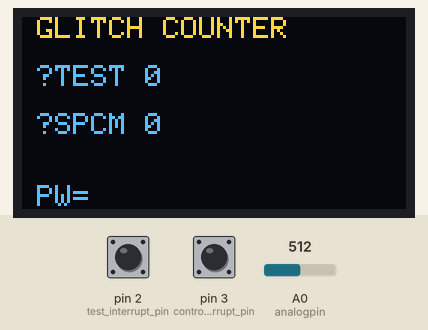
A sketch run on a simulated Arduino Uno, built with avr-gcc and run on an emulated ATmega328P. Parts: 128×64 one-colour display. Wiring (inferred from the names in the program): SSD1306 OLED at I2C address 0x3C. Inputs (shaded band) come from the test bench; at power-on: A0 (analogpin) = 512, pin 2 (test_interrupt_pin) HIGH, pin 3 (control_interrupt_pin) HIGH. The OLED is the two-colour kind (top 16 rows yellow); what the sketch prints to the serial monitor is not drawn.

Above: at 2.4 s.
At 5.5 s:
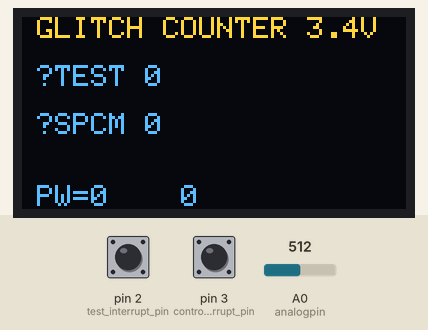
5.6 s: A0 (analogpin) set to 716
At 6.9 s:
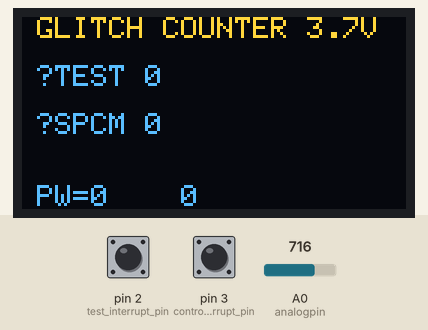
8.9 s: A0 (analogpin) set to 900
At 10.2 s:
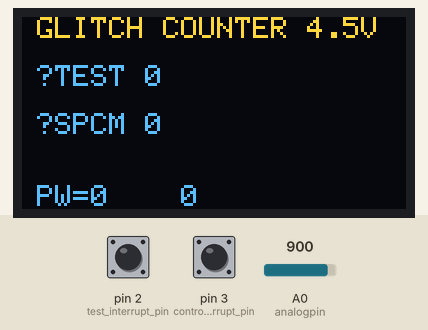
11.9 s: A0 (analogpin) set to 1010
At 13.7 s:
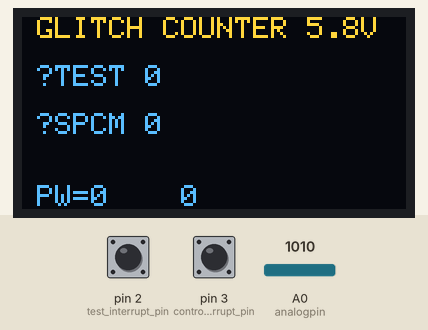
Timing chart, 0 to 15.2 s (numbered marks = the images above; inputs shaded):
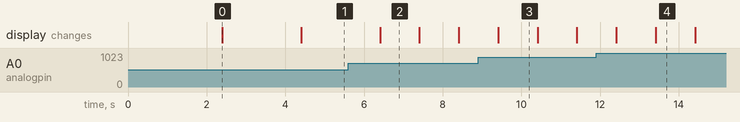

The sketch:

GlitchCounter.ino
```cpp
// Universal? Glitch Counter
// Prof Greg Egan August 2019

//____________________________________________________________________________________
#define RIGOROUS // interval between frames checked and counted as glitches
//#define FAST_PW_DISPLAY // display pulse width immediately it changes
//#define FULL_DISPLAY // comment to suppress all except PW, Count and max fail time.
#define RECOVERY_PULSES 20 // number of correct pulses to recover @~22mS - mainly PPM

// comment/uncomment ONE of the below to suit your battery units 1/10 of a volt
#define BATTERY_MIN 38 // 1s LiPo
//#define BATTERY_MIN 44 // 4s NiMH?

//#define R1 1000 // tweak to calibrate volts - it is not the resistor value ;)
#define R1 900 // tweak to calibrate volts - it is not the resistor value ;)

//____________________________________________________________________________________


#define BATTERY_UPDATE_MS 1000
#define TELEMETRY_UPDATE_MS 1000

#include "SSD1X06.h"

#define NO_CHANGE_TIMEOUT_MS 20000 // mS.
#define INIT_FRAMES 60 // number of initial  frames to allow filters to settle
#define FRAME_MARGIN_US 500
#define MARGIN_US  200 // could set zero or less for FrSky CPPM
#define MIN_WIDTH_US (1000-MARGIN_US) // temporarily to prevent wraparound 900
#define MAX_WIDTH_US (2000+MARGIN_US)

#define FRAME_TIMEOUT_US 25000L
#define SIGNAL_TIMEOUT_US  (FRAME_TIMEOUT_US*5)

#define Limit(i,l,u)   (((i) < l) ? l : (((i) > u) ? u : (i)))
#define Limit1(i,l)   (((i) < -(l)) ? -(l) : (((i) > (l)) ? (l) : (i)))

#define C 1
#define T 0

volatile boolean InGlitch[2], Signal[2];
volatile uint32_t PrevEdge[2], Edge[2], FailsafeStartuS[2], FailTimeuS[2], MaxFailTimeuS[2];
uint32_t NominalFrameIntervaluS[2], MinFrameIntervaluS[2], MaxFrameIntervaluS[2], FrameIntervaluS[2];
uint32_t LastFrameuS[2];
uint32_t GlitchCount[2], PWErrorCount[2], FrameErrorCount[2], FailsafeCount[2], Recover[2];
uint32_t WidthuS[2];

void refresh_oled(void) {
  uint8_t c;

  SSD1X06::start();
  delay(300);
  SSD1X06::fillDisplay(' ');
  delay(2000);
  SSD1X06::displayString6x8(0, 0, F("GLITCH COUNTER"), 0);

  SSD1X06::displayString6x8(2, 0, F("?TEST 0"), 0);
  SSD1X06::displayString6x8(4, 0, F("?SPCM 0"), 0);

#if defined(FULL_DISPLAY)
  SSD1X06::displayString6x8(6, 0, F("FS="), 0);
  SSD1X06::displayString6x8(6, 7, F("PE="), 0);
  SSD1X06::displayString6x8(6, 14, F("FE="), 0);


  SSD1X06::displayString6x8(7, 10, F("FI="), 0);
#endif
  SSD1X06::displayString6x8(7, 0, F("PW="), 0);

  delay(2000); // start up message

}


#define analogpin A0
const int32_t vrefdecivolts = 33;
const int R2 = 1000;
int batteryscale, decivolts;

void updateBattery() {
  static uint32_t updateBatterymS = 0;

  if (millis() > updateBatterymS) {
    updateBatterymS = millis() + BATTERY_UPDATE_MS;
    decivolts = (decivolts * 3 + analogRead(analogpin) / batteryscale) >> 2;
    SSD1X06::displayReal32(0, 15, decivolts, 1, 'V');
  }
}

extern void SendFrSkyGlitchTelemetry(uint8_t s);

void TxChar(uint8_t s, uint8_t v) {
  Serial.write(v);
}

void updateTelemetry(void) {
  static uint32_t FrSkyUpdatemS = 0;
  uint8_t c;

  if (millis() >= FrSkyUpdatemS) {

    for (c = 0; c < 2; c++)
      GlitchCount[c] = FailsafeCount[c] + PWErrorCount[c] + FrameErrorCount[c];

    FrSkyUpdatemS = millis() + TELEMETRY_UPDATE_MS;
    SendFrSkyGlitchTelemetry(0);
  }
}

void updateOLED() {
  static uint32_t GlitchCountP[2] = {0, 0};
  static uint32_t FailsafeCountP[2] = {0, 0};
  static uint32_t  PWErrorCountP[2] = {0, 0};
  static uint32_t  FrameErrorCountP[2] = {0, 0};
  static uint32_t   MaxFailTimeuSP[2] = {0, 0};
  static boolean SignalP[2] = {true, true};
  static uint32_t updateOLEDmS = 0;
  static uint32_t FastP = 0;
  uint8_t c;

#if defined(FAST_PW_DISPLAY)
  if (WidthuS[0] != FastP) {
    SSD1X06::displayString6x8(7, 3, F("    "), 0);
    SSD1X06::displayInt32(7, 3,  Limit(WidthuS[0], 0, 9999));
    FastP = WidthuS[0];
  }
#endif

  if (millis() > updateOLEDmS) {
    updateOLEDmS = millis() + 1000;

    for (c = 0; c < 2; c++) {

      // line 2
      if (Signal[c] != SignalP[c]) {
        if (Signal[c])
          SSD1X06::displayString6x8(2 + (c * 2), 0, F("*"), 0);
        else
          SSD1X06::displayString6x8(2 + (c * 2), 0, F("?"), 0);
        SignalP[c] = Signal[c];
      }
      // line 3+
      GlitchCount[c] = FailsafeCount[c] + PWErrorCount[c] + FrameErrorCount[c];
      if (GlitchCount[c] != GlitchCountP[c])
        SSD1X06::displayInt32(2 + (c * 2), 6,  Limit(GlitchCount[c], 0, 9999));
      if (MaxFailTimeuS[c] != MaxFailTimeuSP[c]) {
        SSD1X06::displayString6x8(2 + (c * 2), 13, F("        "), 0);
        SSD1X06::displayReal32(2 + (c * 2), 13, MaxFailTimeuS[c] / 100000L, 1, 's');
      }
    }

#if defined(FULL_DISPLAY)

    // line 6
    if (FailsafeCount[T] > FailsafeCountP[T])
      SSD1X06::displayInt32(6, 3,  Limit(FailsafeCount[T], 0, 999));
    if (PWErrorCount[T] > PWErrorCountP[T])
      SSD1X06::displayInt32(6, 10,  Limit(PWErrorCount[T], 0, 999));
    if (FrameErrorCount[T] > FrameErrorCountP[T])
      SSD1X06::displayInt32(6, 17,  Limit(FrameErrorCount[T], 0, 999));

    // line 7
    SSD1X06::displayString6x8(7, 13, F("      "), 0);
    SSD1X06::displayInt32(7, 13,  Limit(FrameIntervaluS[T], 0, 999999));

#if !defined(FAST_PW_DISPLAY)
    SSD1X06::displayString6x8(7, 3, F("    "), 0);
    SSD1X06::displayInt32(7, 3,  Limit(WidthuS[T], 0, 9999));
#endif
#else
#if !defined(FAST_PW_DISPLAY)
    SSD1X06::displayString6x8(7, 3, F("    "), 0);
    SSD1X06::displayInt32(7, 3,  Limit(WidthuS[T], 0, 9999));
#endif
    SSD1X06::displayString6x8(7, 8, F("    "), 0);
    SSD1X06::displayInt32(7, 8,  Limit(WidthuS[C], 0, 9999));
#endif

    FailsafeCountP[T] = FailsafeCount[T];
    PWErrorCountP[T] = PWErrorCount[T];
    FrameErrorCountP[T] = FrameErrorCount[T];
    MaxFailTimeuSP[T] = MaxFailTimeuS[T];

  }

}

void CaptureFrameInterval(uint8_t c) {

  NominalFrameIntervaluS[c] = (NominalFrameIntervaluS[c] + (Edge[c] - LastFrameuS[c])) / 2;
  MinFrameIntervaluS[c] = NominalFrameIntervaluS[c] - FRAME_MARGIN_US;
  MaxFrameIntervaluS[c] = NominalFrameIntervaluS[c] + FRAME_MARGIN_US;
  MaxFailTimeuS[c] = 0;
  FailsafeCount[c] = FrameErrorCount[c] = PWErrorCount[c] = 0;
  FailsafeStartuS[c] = LastFrameuS[c] = PrevEdge[c] = Edge[c];

}
boolean WidthOK(uint32_t pw, uint32_t l, uint32_t h) {
  return (pw > l) && (pw < h);
}

boolean IntervalOK(uint8_t c, uint32_t interval) {
  return (interval > MinFrameIntervaluS[c]) && (interval < MaxFrameIntervaluS[c]);
}

void StartGlitchTimer(uint8_t c, uint32_t * count) {
  if (!InGlitch[c]) {
    *count += 1;
    Recover[c] = RECOVERY_PULSES;
    FailsafeStartuS[c] = Edge[c];
    InGlitch[c] = true;
  }
}

#define test_interrupt_pin (2)
#define control_interrupt_pin (3)


void updateControlRxState() {
  static uint8_t Startup = 100;

  Edge[C] = micros();

  if (Startup > 0) {
    if (digitalRead(control_interrupt_pin)) { // start of pulse

      Startup--;
      CaptureFrameInterval(C);

    }
  } else {
    if (digitalRead(control_interrupt_pin)) {// leading edge of pulse

      PrevEdge[C] = Edge[C];
      LastFrameuS[C] = Edge[C];

    } else {

      WidthuS[C] = Edge[C] - PrevEdge[C];
      PrevEdge[C] = Edge[C];

      if (WidthOK(WidthuS[C], MIN_WIDTH_US, MAX_WIDTH_US)) {
        if (WidthOK(WidthuS[C], 800, 1200)) {
          // if (Recover[C] > 0)
          // Recover[C]--;
          // else
          InGlitch[C] = false;
        } else
          StartGlitchTimer(C, &FailsafeCount[C]);
      } else
        StartGlitchTimer(C, &PWErrorCount[C]);
    }

    Signal[C] = true;

  }

  if (InGlitch[C]) {
    FailTimeuS[C] = (Edge[C] - FailsafeStartuS[C]);
    if (FailTimeuS[C] > MaxFailTimeuS[C]) MaxFailTimeuS[C] = FailTimeuS[C];
  }

}

void updateTestRxState() {
  static uint8_t Startup = 100;

  Edge[T] = micros();

  if (Startup > 0) {
    if (digitalRead(test_interrupt_pin)) { // start of pulse

      Startup--;
      CaptureFrameInterval(T);

    }
  } else {

    if (digitalRead(test_interrupt_pin)) {

      FrameIntervaluS[T] = Edge[T] - LastFrameuS[T];

      if (!IntervalOK(T, FrameIntervaluS[T]))
#if defined(RIGOROUS)
        StartGlitchTimer(T, &FrameErrorCount[T]);
#else
        FrameErrorCount[T]++;
#endif
      LastFrameuS[T] = PrevEdge[T] = Edge[T];

    } else { // start of pulse

      WidthuS[T] = Edge[T] - PrevEdge[T];
      PrevEdge[T] = Edge[T];

      if (WidthOK(WidthuS[T], MIN_WIDTH_US, MAX_WIDTH_US)) {
        if (WidthOK(WidthuS[T], 800, 1200)) {

          if (Recover[T] > 0)
            Recover[T]--;
          else
            InGlitch[T] = false;

        } else
          StartGlitchTimer(T, &FailsafeCount[T]);
      } else
        StartGlitchTimer(T, &PWErrorCount[T]);
    }

    Signal[T] = true;

  }

  if (InGlitch[T]) {
    FailTimeuS[T] = (Edge[T] - FailsafeStartuS[T]);
    if (FailTimeuS[T] > MaxFailTimeuS[T]) MaxFailTimeuS[T] = FailTimeuS[T];
  }

}

void setup() {
  uint8_t c;

  analogReference(EXTERNAL); // MUST BE CALLED BEFORE analogRead otherwise smoke!

  batteryscale = (vrefdecivolts * R1) / (R1 + R2);
  decivolts = analogRead(analogpin) / batteryscale;

  Serial.begin(9600);

  refresh_oled();

  for (c = 0; c < 2; c++) {
    FrameIntervaluS[c] =  LastFrameuS[T] = 0;
    PWErrorCount[c] = FrameErrorCount[c] = FailsafeCount[c] = Recover[c] = 0;
    FailsafeStartuS[c] =  MaxFailTimeuS[c] = 0;
    NominalFrameIntervaluS[c] = 22000;
    WidthuS[c] = 0;
    Signal[c] = InGlitch[c] = false;
  }

  pinMode(control_interrupt_pin, INPUT_PULLUP);
  attachInterrupt(digitalPinToInterrupt(control_interrupt_pin), updateControlRxState, CHANGE);
  pinMode(test_interrupt_pin, INPUT_PULLUP);
  attachInterrupt(digitalPinToInterrupt(test_interrupt_pin), updateTestRxState, CHANGE);

  interrupts();
}

void loop() {

  Signal[C] = (micros() < (LastFrameuS[C] + SIGNAL_TIMEOUT_US));
  Signal[T] = (micros() < (LastFrameuS[T] + SIGNAL_TIMEOUT_US));

  updateOLED();

  updateTelemetry();
  updateBattery();


}
```

SSD1X06.cpp
```cpp
/*  TWI (I2C)  code to drive 128x64 monochrome oled display module
    ceptimus.  September 2016
    Edited by Benik3 January 2019
    Edited by gke July 2019
*/
#include "SSD1X06.h"
#include <Wire.h>

void cmd(uint8_t c) {
  Wire.beginTransmission(SSD1X06_I2C_ADDRESS);
  Wire.write(0);
  Wire.write(c);
  Wire.endTransmission();
}

void SSD1X06::drawLine(uint8_t row, uint8_t x, uint8_t nrow, uint8_t *b) {  // draw line from array of bytes

#if defined(SSD1306)

  cmd(SSD1X06_PAGEADDR);
  cmd(row);

  cmd(row + nrow);
  cmd(SSD1X06_COLUMNADDR);

  cmd(x + SSD1X06_COLUMNOFFSET);
  cmd(x + SSD1X06_COLUMNOFFSET);

  for (int i = 0; i <= nrow; i++) {
    Wire.beginTransmission(SSD1X06_I2C_ADDRESS);
    Wire.write(0x40);
    Wire.write(*(b + i));
    Wire.endTransmission();
  }

#elif defined(SSD1106)

  for (uint8_t i = 0; i<= nrow; i++)
    displayByte(i+row, x, *(b + i));

#endif

}

void SSD1X06::fillDisplay(uint8_t c) { // fill whole display using character c
  for (uint8_t row = 0; row < SSD1X06_CHARHEIGHT; row++)
    for (uint8_t x = 0; x <= SSD1X06_CHARWIDTH; x++)
      displayChar6x8(row, x, c);
}

void SSD1X06::start(void) {
  Wire.begin();
  Wire.setClock(I2CSPEED);

  // initial setup commands for the display
#if defined(SSD1306)

  cmd(SSD1X06_DISPLAYOFF);      // 0xAE
  cmd(SSD1X06_SETMULTIPLEX);
  cmd(SSD1X06_LCDHEIGHT - 1);     //COMs (Px - 1)
  cmd(SSD1X06_SETDISPLAYOFFSET); cmd(0x00);
  cmd(SSD1X06_SETSTARTLINE | 0x00);
  cmd(SSD1X06_SEGREMAP | 0x01);
  cmd(SSD1X06_COMSCANDEC);
  cmd(SSD1X06_SETCOMPINS); cmd(0x12);         //selection of connection of SSD1306 chip to OLED. Available values: 0x02, 0x12, 0x22, 0x32. Check this if you have each second row empty.
  cmd(SSD1X06_SETCONTRAST); cmd(0xFF);
  cmd(SSD1X06_DISPLAYALLON_RESUME);
  cmd(SSD1X06_NORMALDISPLAY);
  cmd(SSD1X06_SETDISPLAYCLOCKDIV); cmd(0xF0); // 0xF0 for max frequency
  cmd(SSD1X06_CHARGEPUMP); cmd(0x14);         // enable charge pump
  cmd(SSD1X06_SETPRECHARGE); cmd(0xF1);       // 0xF1 for max brightness, 0x11 for max refresh rate
  cmd(SSD1X06_MEMORYMODE); cmd(0x01);         // vertical addressing mode
  cmd(SSD1X06_SETVCOMDETECT); cmd(0x70);      // higher number, higher brightness, max 0x70
  cmd(SSD1X06_DISPLAYON);

#elif defined(SSD1106)

  cmd(SSD1X06_DISPLAYOFF);

  cmd(0x02);    /*set lower column address*/
  cmd(0x10);    /*set higher column address*/

  cmd(0x40);    /*set display start line*/

  cmd(0xB0);    /*set page address*/

  cmd(SSD1X06_SETCONTRAST);    /*contrast control*/
  cmd(0x80);    /*128*/

  cmd(0xA1);    /*set segment remap*/

  cmd(SSD1X06_NORMALDISPLAY);

  cmd(SSD1X06_SETMULTIPLEX);
  cmd(0x3F);    /*duty = 1/32*/

  cmd(0xad);    /*set charge pump enable*/
  cmd(0x8b);     /*external VCC   */

  cmd(0x30);    /*0X30---0X33  set VPP   9V liangdu!!!!*/

  cmd(SSD1X06_COMSCANDEC);

  cmd(0xD3);    /*set display offset*/
  cmd(0x00);   /*   0x20  */

  cmd(0xD5);    /*set osc division*/
  cmd(0x80);

  cmd(0xD9);    /*set pre-charge period*/
  cmd(0x1f);    /*0x22*/

  cmd(0xDA);    /*set COM pins*/
  cmd(0x12);

  cmd(0xdb);    /*set vcomh*/
  cmd(0x40);

  cmd(0xAF);    /*display ON*/

#endif

}

void SSD1X06::displayString6x8(uint8_t row, uint8_t x, const char *s, uint8_t rvsField) {
  if (row > SSD1X06_CHARHEIGHT - 1) {
    row = SSD1X06_CHARHEIGHT - 1;
  }
  if (rvsField)
    rvsField = 0x80;

  while (uint8_t c = *s++)
    displayChar6x8(row, x++, c ^ rvsField);
}

void SSD1X06::displayString6x8(uint8_t row, uint8_t x, const __FlashStringHelper *s, uint8_t rvsField) {
  if (rvsField)
    rvsField = 0x80;

  uint8_t *p = (uint8_t *)s;
  while (uint8_t c = pgm_read_byte_near(p++))
    displayChar6x8(row, x++, c ^ rvsField);
}

void SSD1X06::displayByte(uint8_t row, uint8_t x, uint8_t b) {

  SetColmnPage(row, x);

  Wire.beginTransmission(SSD1X06_I2C_ADDRESS);
  Wire.write(0x40);
  Wire.write(b);
  Wire.endTransmission();
}

void SSD1X06::displayChar6x8(uint8_t row, uint8_t x, uint8_t c) {
  uint8_t xorMask = c & 0x80 ? 0xFF : 0x00;  // if MSB set display character reverse field

  SetColmnPage(row, x * 6);
  Wire.beginTransmission(SSD1X06_I2C_ADDRESS);
  Wire.write(0x40);
  Wire.write(xorMask);

  uint16_t p = ((c & 0x7F) - 32) * 5;
  for (uint16_t i = 2; i < 7; i++ )
    Wire.write(pgm_read_byte_near(font + p++) ^ xorMask);
  Wire.endTransmission();
}

void SSD1X06::displayInt32(uint8_t line, uint8_t x, int32_t V) {
  uint8_t S[16];
  uint8_t c;
  int32_t Rem, NewV;

  if (V < 0) {
    SSD1X06::displayChar6x8(line, x++, '-');
    V = -V;
  }

  c = 0;
  do {
    NewV = V / 10;
    Rem = V - (NewV * 10);
    S[c++] = Rem + '0';
    V = NewV;
  } while (V > 0);

  do {
    SSD1X06::displayChar6x8(line, x++, S[--c]);
  } while (c > 0);

}

void SSD1X06::displayReal32(uint8_t line, uint8_t x, int32_t V, int8_t dp, uint8_t Separator) {
  uint8_t S[16];
  int8_t c, Rem, zeros, i;
  int32_t NewV;

  if (V < 0) {
    SSD1X06::displayChar6x8(line, x++, '-');
    V = -V;
  }
  //  else
  //    TxChar(s, ' ');

  c = 0;
  do {
    NewV = V / 10;
    Rem = V - (NewV * 10);
    S[c++] = Rem + '0';
    V = NewV;
  } while (V > 0);

  if ((c < (dp + 1)) && (dp > 0)) {
    SSD1X06::displayChar6x8(line, x++, '0');
    SSD1X06::displayChar6x8(line, x++, '.');
  }

  zeros = (int8_t) dp - c - 1;
  if (zeros >= 0)
    for (i = zeros; i >= 0; i--)
      SSD1X06::displayChar6x8(line, x++, '0');

  do {
    c--;
    SSD1X06::displayChar6x8(line, x++, S[c]);

    if ((c == dp) && (c > 0))
      SSD1X06::displayChar6x8(line, x++, '.');

  } while (c > 0);

  if (Separator != 0)
    SSD1X06::displayChar6x8(line, x++, Separator);

}

void SSD1X06::SetColmnPage(uint8_t row, uint8_t x) {
#if defined(SSD1306)

  cmd(SSD1X06_PAGEADDR);
  cmd(row);
  cmd(row);
  cmd(SSD1X06_COLUMNADDR);
  cmd(x + SSD1X06_COLUMNOFFSET);
  cmd(x < SSD1X06_LCDWIDTH + SSD1X06_COLUMNOFFSET - 6 ?
    x + 5 + SSD1X06_COLUMNOFFSET : SSD1X06_LCDWIDTH + SSD1X06_COLUMNOFFSET - 1);

#elif defined(SSD1106)

  cmd(SSD1X06_SETSTARTPAGE + row);
  x += 2 + SSD1X06_COLUMNOFFSET;
  cmd((x & 0x0F) | SSD1X06_SETLOWCOLUMN);
  cmd(((x >> 4) & 0x0F) | SSD1X06_SETHIGHCOLUMN);

#endif
}
```

Source omitted: SSD1X06.h (3030 bytes), frsky.cpp (9953 bytes), ssdfont.h (data table, 3845 bytes)

Measured:
- after the input at 5.6 s, the display: changes after 0.81 s (image 2)
- what the display in image 0 shows lasts 2.0 s, from 2.4 s to 4.4 s
